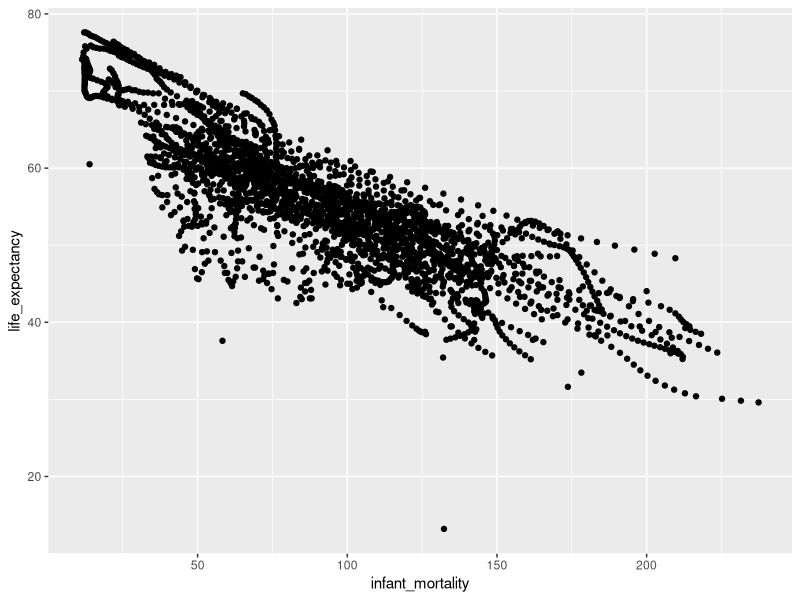
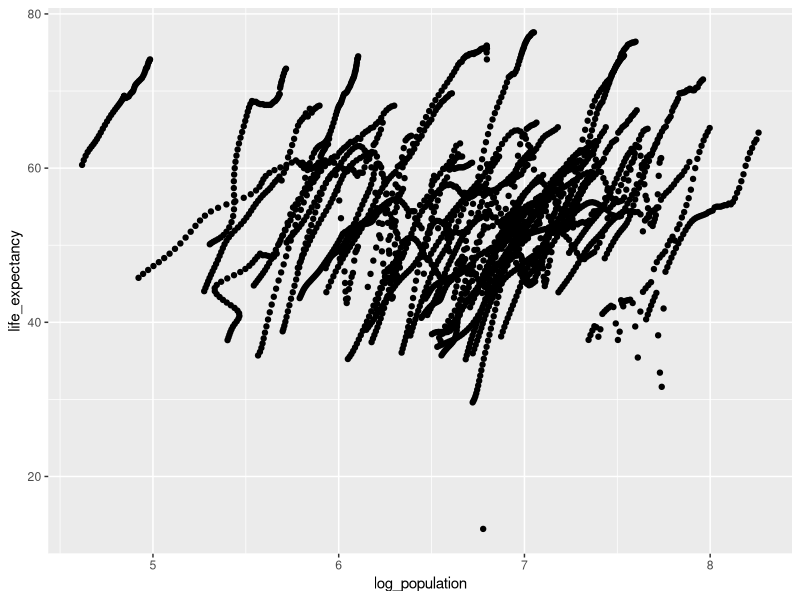
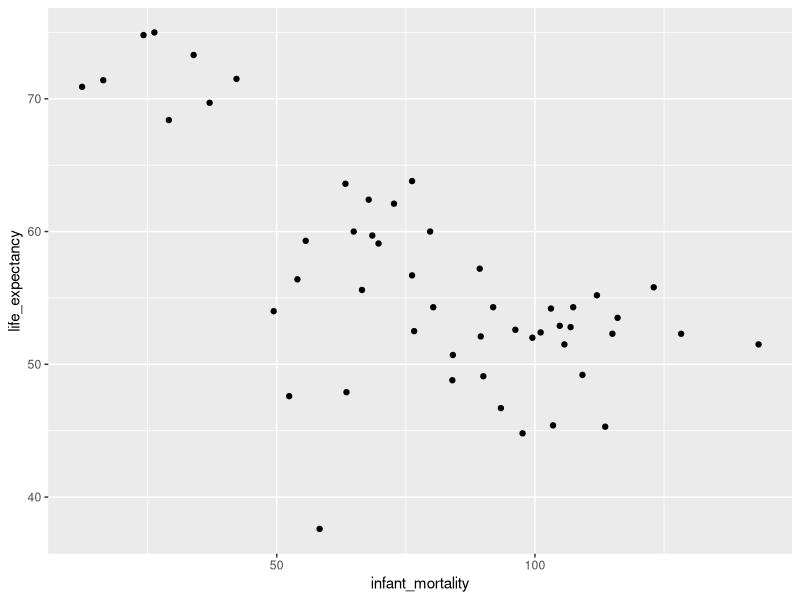
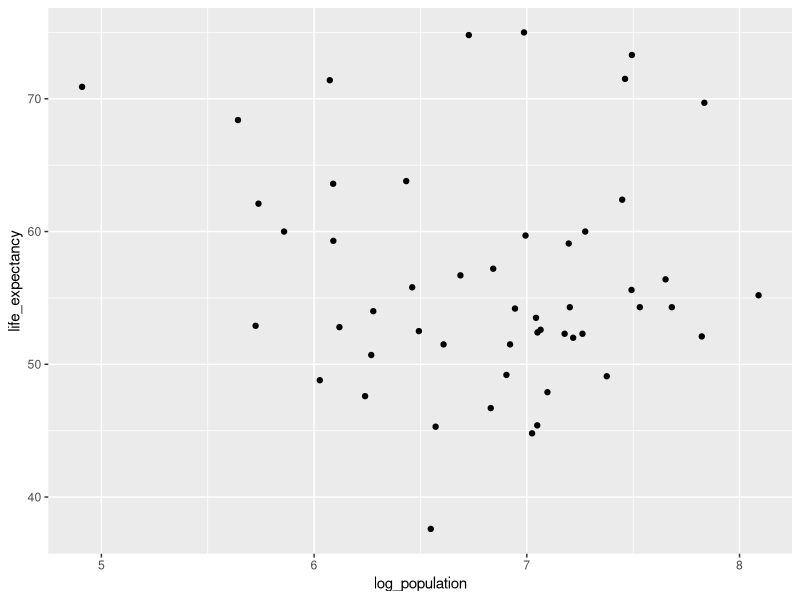

Write the R code that produced these figures, in order.
## ---- chunk 1
#load required packages
library(tidyverse)
library(dslabs)
library(dplyr)
## ---- chunk 2
#get an overview of data structure
str(gapminder)
## ---- chunk 3
#get a summary of data
summary(gapminder)
## ---- chunk 4
#determine what time of object gapminder is
class(gapminder)
## ---- chunk 5
#assign African countries to new object 
africadata <- gapminder %>% filter(continent == "Africa")

#overview of data structure
str(africadata)

#summary of data 
summary(africadata)
## ---- chunk 6
#create new object from africadata that has only infant_mortality and life_expectancy 
africa_inf_exp <- africadata %>% select("infant_mortality", "life_expectancy")

#create new object from africadata that has only population and life_expectancy
africa_pop_exp <- africadata %>% select("population", "life_expectancy")

#structure overview of both africa_inf_exp and africa_pop_exp
str(africa_inf_exp)
str(africa_pop_exp)

#summary of both 
summary(africa_inf_exp)
summary(africa_pop_exp)
## ---- chunk 7
#plot infant_mortality (x) vs. life_expectancy (y)
ggplot(africa_inf_exp, (aes(x = infant_mortality, y = life_expectancy))) +
  geom_point()

#plot population (x) vs. life expectancy (y)
##population in log scale so log(x) vs. (y)
###check structure
africa_pop_exp <- africa_pop_exp %>% mutate(log_population = log10(population))
str(africa_pop_exp)
ggplot(africa_pop_exp, (aes(x = log_population, y = life_expectancy))) +
    geom_point()
## ---- chunk 8
#identify where the NA values are, to avoid them in the next step 
missing_inf_years <- africadata %>% filter(is.na(infant_mortality)) %>% pull(year) %>% unique()

#new object with only year 2000 data 
africadata_2000 <- africadata %>% filter(year == 2000)

#structure of new africa_data2000
str(africadata_2000)

#plot infant_mortality (x) vs. life_expectancy (y)
ggplot(africadata_2000, (aes(x = infant_mortality, y = life_expectancy))) +
  geom_point()

##plot population (x) vs. life expectancy (y)
##population in log scale so log(x) vs. (y)
###check structure
africadata_2000 <- africadata_2000 %>% mutate(log_population = log10(population))
str(africadata_2000)
ggplot(africadata_2000, (aes(x = log_population, y = life_expectancy))) +
    geom_point()
## ---- chunk 9
#Fit life expectancy as the outcome, and infant mortality as the predictor
fit1 <- lm(life_expectancy ~ infant_mortality, data = africadata_2000)

#Fit life expectancy as the outcome, and population as the predictor
fit2 <- lm(life_expectancy ~ population, data = africadata_2000)

#I wasn't sure if you wanted population or the log_population, so I did fit3 to be the log_population
fit3 <- lm(life_expectancy ~ log_population, data = africadata_2000)

#summary of the fits 
summary(fit1)
summary(fit2)
summary(fit3)
